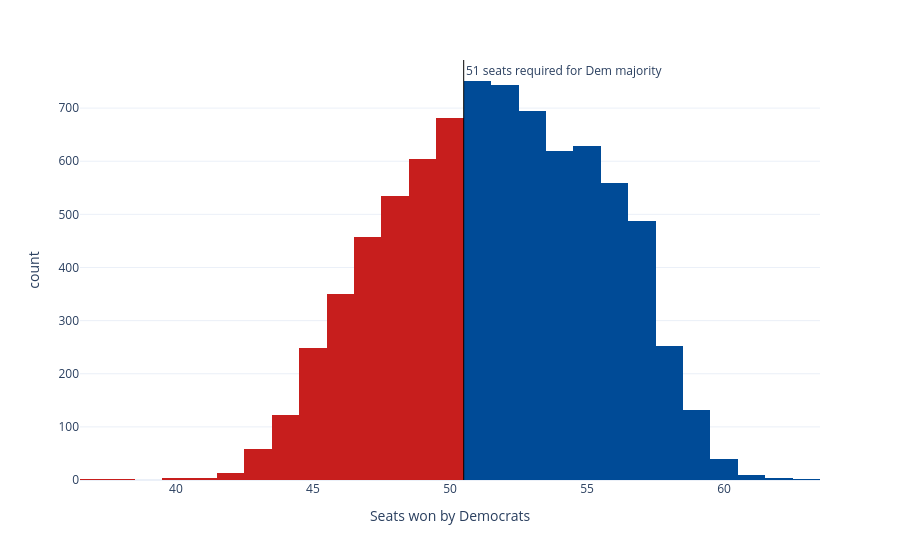

Notebook code cell kept with this figure:
### Code cell
sims_hist = px.histogram(seat_sims, x='seats', nbins=np.unique(seat_sims['seats']).shape[0]*2, color='winner',
                         color_discrete_map={'Democrats': '#004b97', 'Republicans': '#c71e1d'},
                         labels={'seats':'Seats won by Democrats', 'winner': 'Winner'}, template='plotly_white')
sims_hist.update_traces(showlegend=False)
sims_hist.add_vline(x=50.5, line_width=1, line_color='black', annotation_text='51 seats required for Dem majority', 
                    annotation_position='top right')
sims_hist

### Figure 1 — Plotly figure (JSON) as saved in the notebook; plotly's stock layout.template omitted (floating-point values rounded to 4 significant figures; data arrays with more than 128 entries replaced by an {"elided": "..."} marker saying what was removed)
{"data": [{"bingroup": "x", "hovertemplate": "Winner=Democrats<br>Seats won by Democrats=%{x}<br>count=%{y}<extra></extra>", "legendgroup": "Democrats", "marker": {"color": "#004b97", "pattern": {"shape": ""}}, "name": "Democrats", "nbinsx": 52, "orientation": "v", "showlegend": false, "type": "histogram", "x": {"elided": "4919 int values"}, "xaxis": "x", "yaxis": "y"}, {"bingroup": "x", "hovertemplate": "Winner=Republicans<br>Seats won by Democrats=%{x}<br>count=%{y}<extra></extra>", "legendgroup": "Republicans", "marker": {"color": "#c71e1d", "pattern": {"shape": ""}}, "name": "Republicans", "nbinsx": 52, "orientation": "v", "showlegend": false, "type": "histogram", "x": {"elided": "3081 int values"}, "xaxis": "x", "yaxis": "y"}], "layout": {"annotations": [{"showarrow": false, "text": "51 seats required for Dem majority", "x": 50.5, "xanchor": "left", "xref": "x", "y": 1, "yanchor": "top", "yref": "y domain"}], "barmode": "relative", "legend": {"title": {"text": "Winner"}, "tracegroupgap": 0}, "margin": {"t": 60}, "shapes": [{"line": {"color": "black", "width": 1}, "type": "line", "x0": 50.5, "x1": 50.5, "xref": "x", "y0": 0, "y1": 1, "yref": "y domain"}], "xaxis": {"anchor": "y", "domain": [0, 1], "title": {"text": "Seats won by Democrats"}}, "yaxis": {"anchor": "x", "domain": [0, 1], "title": {"text": "count"}}}}
